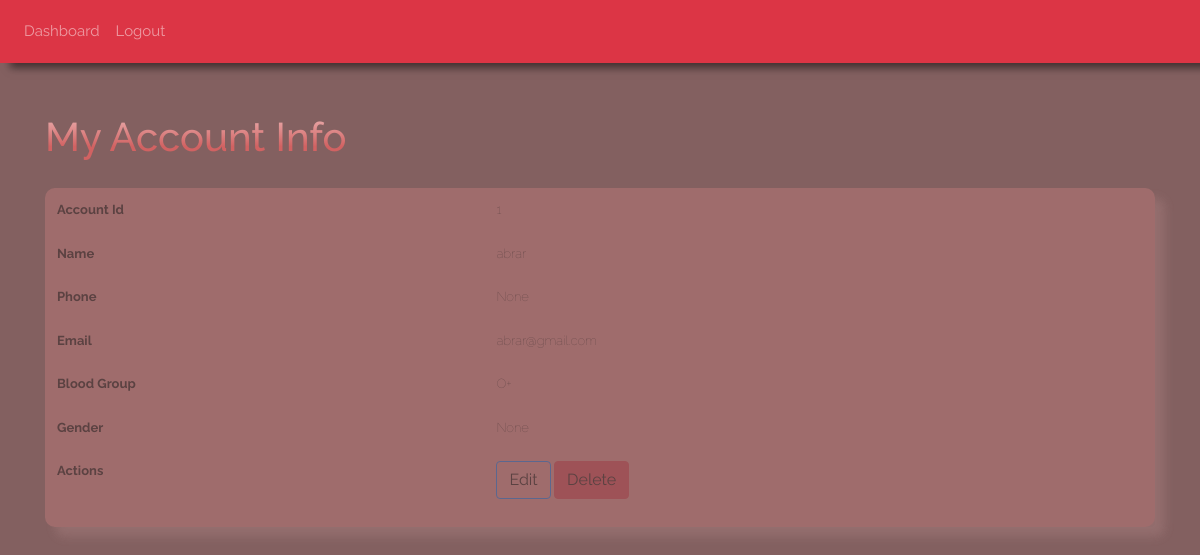
Page /account (signed in) on the committed database.
### website/models.py (models this page shows)
class User(db.Model, UserMixin):
    id = db.Column(db.Integer, primary_key=True)
    name = db.Column(db.String(150))
    phone = db.Column(db.Integer, unique=True)
    email = db.Column(db.String(150), unique=True)
    blood_type = db.Column(db.String(3))
    gender = db.Column(db.String(1))
    password = db.Column(db.String(150))

### website/views.py (the view)
@views.route('/account')
@login_required
def account():
    connection = sqlite3.connect(datadir, check_same_thread=False)
    connection.text_factory = sqlite3.OptimizedUnicode
    c = connection.cursor()
    c.execute(f"SELECT * FROM user WHERE id = '{current_user.id}'")
    data = c.fetchall()
    c.close()
    return render_template("account.html", user=current_user, account=data)

### website/__init__.py (called while the page is built)
def create_app():
    app.secret_key = '1234567890'
    app.config['SQLALCHEMY_DATABASE_URI'] = f'sqlite:///{DB_NAME}'
    db.init_app(app)
    admin = Admin(app, 'Admin Area', template_mode='bootstrap3')
    admin.add_view(MyModelView(AdminUser, db.session))
    from .views import views
    from .auth import auth
    app.register_blueprint(views, url_prefix='/')
    app.register_blueprint(auth, url_prefix='/')
    from .models import User, Patient, Donor, Doctor, Bloodbank, Blood, Blooddelivery
    create_database(app)
    login_manager = LoginManager()
    login_manager.login_view = 'auth.login'
    login_manager.init_app(app)
    @login_manager.user_loader
    def load_user(id):
        return User.query.get(int(id))
    return app

### website/templates/account.html
{% extends "base.html" %} {% block title %}Profile - Saving Lives{% endblock %} {% block content %}
<div class='home'>
    <h1 id='dash3'>My Account Info</h1>
<br/>
    <div class = 'boxform'>
        <table class="table table-borderless">
            {% for row in account %}
            <tr>
                <th>Account Id</th><td>{{row.0}}</td>
            </tr>
            <tr>
                <th>Name</th><td>{{row.1}}</td>
            </tr>
            <tr>
                <th>Phone</th><td>{{row.2}}</td>
            </tr>
            <tr>
                <th>Email</th><td>{{row.3}}</td>
            </tr>
            <tr>
                <th>Blood Group</th><td>{{row.4}}</td>
            </tr>
            <tr>
                <th>Gender</th><td>{{row.5}}</td>
            </tr>
            <tr>
                <th>Actions</th><td>
                        <a href="/update/{{row.0}}" class="btn btn-outline-primary btn-xs" data-toggle="modal" data-target="#modaledit{{row.0}}">Edit</a>
                        <a href="/delete/{{ row.0 }}" class="btn btn-danger btn-xs" onclick="return confirm('Are You Sure For Delete?')">Delete</a>
                    </td>
                </tr>
            {% endfor %}
        </table>
        <br/>
        <br/>
        <br/>
        </div>
{% endblock %}

### website/static/css/main.css (style rules this page uses)
html { scroll-behavior: smooth; }
body { transform: scale(1.0); background-color: rgba(109, 68, 68, 0.849); background-size: 2 0; margin: 100%; background-repeat: repeat space; display: block; margin:auto; background-size: cover; -o-background-size: cover; -moz-background-size: cover; -webkit-background-size: cover; height:100%; width: 100%; overflow: scroll; }
.home { cursor:default; font-family: "Raleway"; text-shadow: black; text-align: center; font-size: small; font-weight: 100; font-style:unset; margin-bottom: 20%; transform: scale(1.0); border: none; color: #FFFFFF; position: relative; display: block; height:fit-content; -webkit-background-clip: cover; background-clip:border-boxt; -webkit-text-fill-color: black; }
#dash3 { cursor:default; text-align: left; font-size: 40ppx; text-decoration:double; background: -webkit-linear-gradient(rgb(236, 182, 182), rgb(209, 98, 98) 70%); -webkit-background-clip: text; background-clip: none; -webkit-text-fill-color: transparent; }
.boxform { display: flex; align-items: flex-start; justify-content: space-between; align-self: center; width: 100%; height: auto; box-sizing: border-box; transition: all 0.5s; box-shadow: 10px 10px 10px #b88d8d; font-family: "Raleway"; font-size: small; font-style:unset; transform: scale(1.0); border-radius: 10px; background-color: #e28b8b; text-align: left; cursor:cell; opacity: 0.3; position: fixed; height:fit-content; }
a:link { color: #b88d8d; text-decoration: none; transition: all 1s; }

### rows in the picture
User: id "1", name "abrar", row "None", email "abrar@gmail.com", blood_type "O+"
